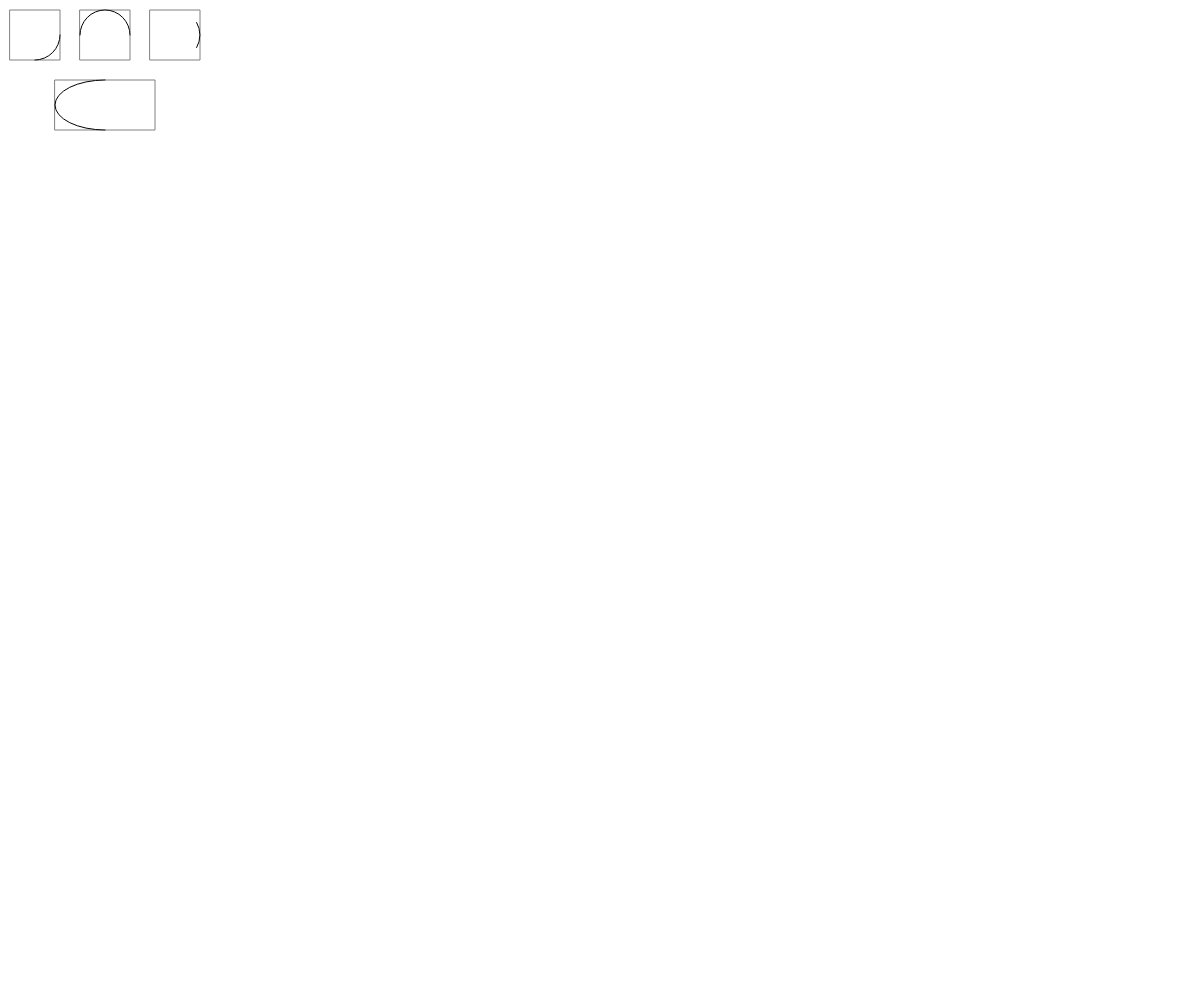
Frame 1 (no input)
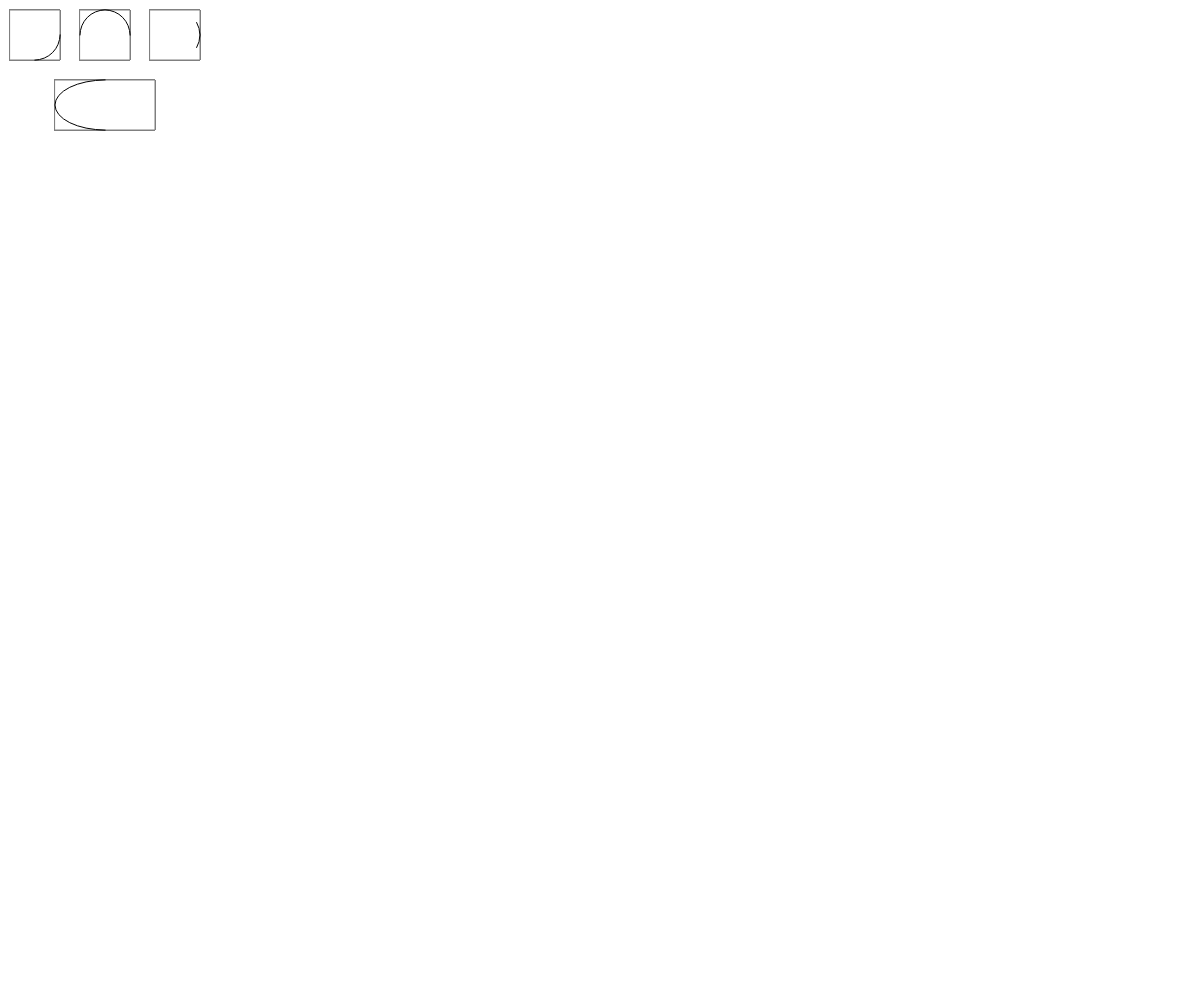
Frame 60 (no input)
Frame 120 (the mouse pressed at the canvas centre since frame 60): identical to frame 60, image omitted

The p5.js sketch that drew these frames (run headless with seeded random() and noise() and a simulated clock; from frame 60 on, the mouse is pressed at the canvas centre):

// p5.js sketch
// ── sketch.js
function setup() {
	createCanvas(windowWidth, windowHeight)
}

function draw() {
  smooth();

  rectMode(CENTER); // show bounding boxes
  stroke(128);
  rect(35, 35, 50, 50);
  rect(105, 35, 50, 50);
  rect(175, 35, 50, 50);
  rect(105, 105, 100, 50);

  stroke(0);
  arc(35, 35, 50, 50, 0, PI / 2.0); // lower quarter circle
  arc(105, 35, 50, 50, -PI, 0);  // upper half of circle
  arc(175, 35, 50, 50, -PI / 6, PI / 6); // 60 degrees
  arc(105, 105, 100, 50, PI / 2, 3 * PI / 2); // 180 degrees
}
